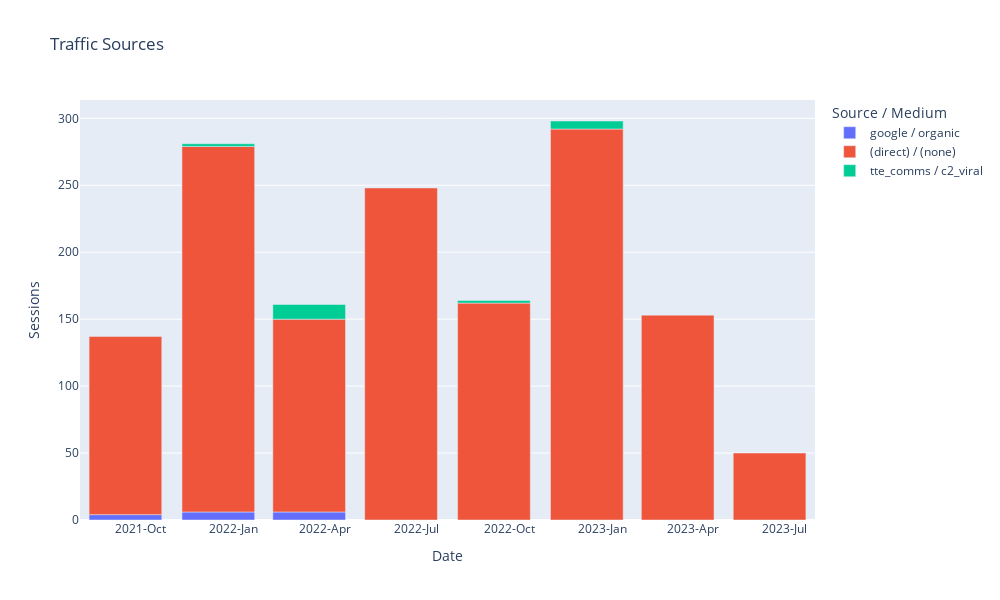

The notebook cell saved with this chart:
### Code cell
# Read the CSV file
df = pd.read_csv('output/wtt/Sources/consolidated-sources.csv')

# # Now, let's create the Date column
df['Date'] = pd.to_datetime(df['Year'].astype(str) + '-' + df['Quarter'].apply(functions.quarter_to_month) + '-01')

# Sort by date
df = df.sort_values("Date")

# Create Line Plot with No Total and other excludes
include_list = [
    "(direct) / (none)",
    "google / organic",
    "tte_comms / c2_viral"
]
fig = px.bar(df.query('`Source / Medium` in @include_list'), x='Date', y='Sessions', color='Source / Medium', title='Traffic Sources')

# Update the layout
fig.update_layout(
    autosize=False,
    width=1000,  # Width of the figure in pixels
    height=600  # Height of the figure in pixels
)

# Customize the x-axis to show both year and quarter
fig.update_xaxes(
    dtick="M3",
    tickformat="%Y-%b",  # This will show Year-Month
    ticklabelmode="period"
)

fig.show()
fig.write_html('output/wtt/wtt-sources-mediums.html')

### Figure 1 — Plotly figure (JSON) as saved in the notebook; plotly's stock layout.template omitted (floating-point values rounded to 4 significant figures)
{"data": [{"alignmentgroup": "True", "hovertemplate": "Source / Medium=google / organic<br>Date=%{x}<br>Sessions=%{y}<extra></extra>", "legendgroup": "google / organic", "marker": {"color": "#636efa", "pattern": {"shape": ""}}, "name": "google / organic", "offsetgroup": "google / organic", "orientation": "v", "showlegend": true, "textposition": "auto", "type": "bar", "x": ["2021-10-01T00:00:00", "2022-01-01T00:00:00", "2022-04-01T00:00:00"], "xaxis": "x", "y": [4, 6, 6], "yaxis": "y"}, {"alignmentgroup": "True", "hovertemplate": "Source / Medium=(direct) / (none)<br>Date=%{x}<br>Sessions=%{y}<extra></extra>", "legendgroup": "(direct) / (none)", "marker": {"color": "#EF553B", "pattern": {"shape": ""}}, "name": "(direct) / (none)", "offsetgroup": "(direct) / (none)", "orientation": "v", "showlegend": true, "textposition": "auto", "type": "bar", "x": ["2021-10-01T00:00:00", "2022-01-01T00:00:00", "2022-04-01T00:00:00", "2022-07-01T00:00:00", "2022-10-01T00:00:00", "2023-01-01T00:00:00", "2023-04-01T00:00:00", "2023-07-01T00:00:00"], "xaxis": "x", "y": [133, 273, 144, 248, 162, 292, 153, 50], "yaxis": "y"}, {"alignmentgroup": "True", "hovertemplate": "Source / Medium=tte_comms / c2_viral<br>Date=%{x}<br>Sessions=%{y}<extra></extra>", "legendgroup": "tte_comms / c2_viral", "marker": {"color": "#00cc96", "pattern": {"shape": ""}}, "name": "tte_comms / c2_viral", "offsetgroup": "tte_comms / c2_viral", "orientation": "v", "showlegend": true, "textposition": "auto", "type": "bar", "x": ["2022-01-01T00:00:00", "2022-04-01T00:00:00", "2022-10-01T00:00:00", "2023-01-01T00:00:00"], "xaxis": "x", "y": [2, 11, 2, 6], "yaxis": "y"}], "layout": {"autosize": false, "barmode": "relative", "height": 600, "legend": {"title": {"text": "Source / Medium"}, "tracegroupgap": 0}, "title": {"text": "Traffic Sources"}, "width": 1000, "xaxis": {"anchor": "y", "autorange": true, "domain": [0, 1], "dtick": "M3", "range": ["2021-08-17", "2023-08-15"], "tickformat": "%Y-%b", "ticklabelmode": "period", "title": {"text": "Date"}, "type": "date"}, "yaxis": {"anchor": "x", "autorange": true, "domain": [0, 1], "range": [0, 313.7], "title": {"text": "Sessions"}, "type": "linear"}}}
